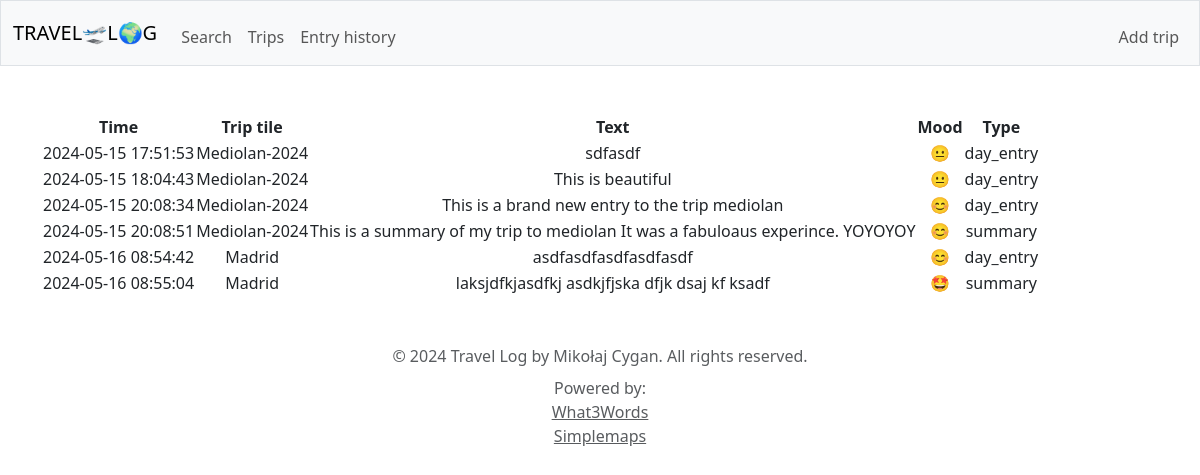
Before: /history with the older database file.
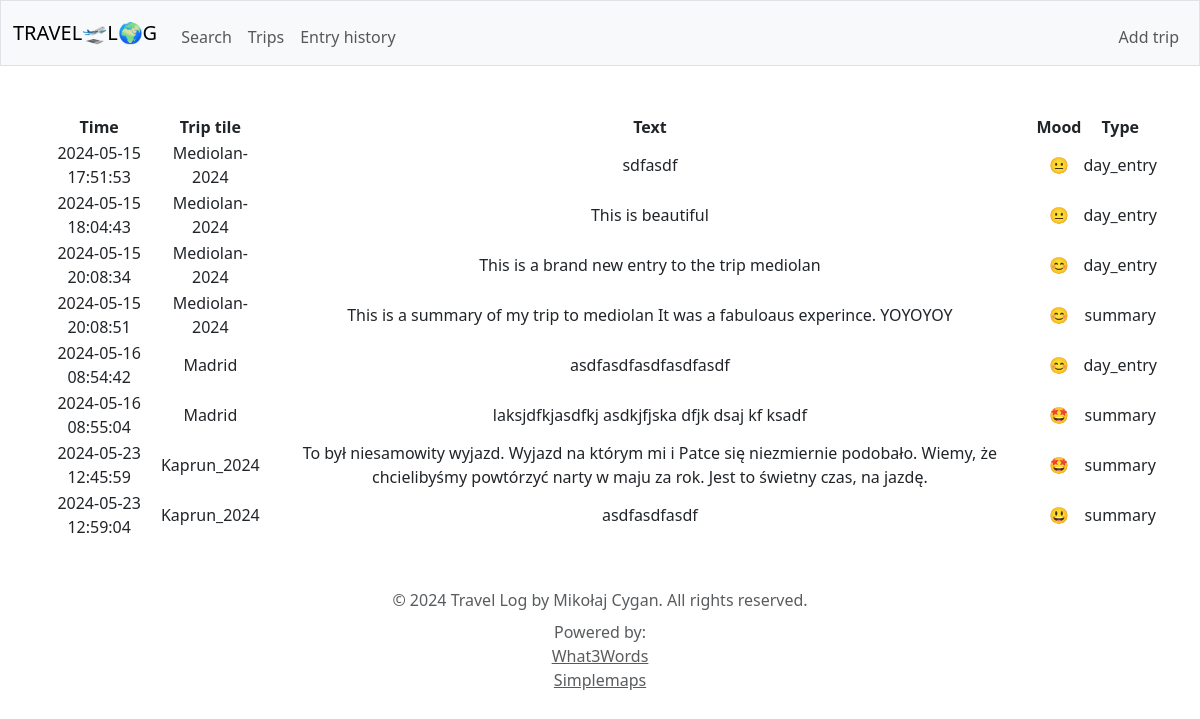
After: the same page with the newer database file.
### tables this page shows
CREATE TABLE entries (id INTEGER PRIMARY KEY, trip_id INTEGER, datetime DATETIME, type TEXT, mood INTEGER, text TEXT, last_edit DATETIME);

CREATE TABLE "trips" (
id INTEGER PRIMARY KEY,
start_date DATE,
end_date DATE,
country TEXT,
city TEXT,
transportation_mode TEXT,
transportation_cost INTEGER,
accomodation_type TEXT,
accomodation_cost INTEGER,
title TEXT
);

### app.py (the view)
@app.route("/history")
def history():
    entries = db.execute("SELECT * FROM entries LEFT JOIN trips ON entries.trip_id = trips.id")
    return render_template("history.html", entries=entries, emojis=emojis)

### templates/history.html (shortened to what this page needs)
{% extends "layout.html" %}
{% block main %}
<table>
    <th>Time</th>
    <th>Trip tile</th>
    <th>Text</th>
    <th>Mood</th>
    <th>Type</th>
    {% for entry in entries %}
        <tr>
            <td> {{ entry['datetime'] }}</td>
            <td> {{ entry['title'] }} </td>
            <td> {{ entry['text'] }}</td>
            <td> {{ emojis[entry['mood']] }} </td>
            <td> {{ entry['type'] }} </td>
        </tr>
    {% endfor %}
</table>
{% endblock %}

### templates/layout.html (shortened to what this page needs)
<!DOCTYPE html>
<html lang="en">
    <head>
        <link href="https://cdn.jsdelivr.net/npm/bootstrap@5.3.3/dist/css/bootstrap.min.css" rel="stylesheet">
        <link href="/static/styles.css" rel="stylesheet">
        <link rel="stylesheet" href="https://unpkg.com/leaflet/dist/leaflet.css" />
    </head>
    <body>
        <nav class="bg-light border navbar navbar-expand-md navbar-light">
            <div class="container-fluid">
                <a class="navbar-brand" href="/">
                    <span>TRAVEL🛫L🌍G</span>
                </a>
                <div class="collapse navbar-collapse" id="navbar">
                        <ul class="navbar-nav me-auto mt-2">
                            <li class="nav-item"><a class="nav-link" href="/search_trip">Search</a></li>
                            <li class="nav-item"><a class="nav-link" href="/trips">Trips</a></li>
                            <li class="nav-item"><a class="nav-link" href="/history">Entry history</a></li>
                        </ul>
                        <ul class="navbar-nav ms-auto mt-2">
                            <li class="nav-item"><a class="nav-link" href="/add-trip">Add trip</a></li>
                        </ul>
                </div>
            </div>
        </nav>
        <main class="container py-5 text-center">
            {% block main %}{% endblock %}
        </main>
        <footer class="mb-5 text-center">
            <div class="container">
                <span class="text-muted">© 2024 Travel Log by Mikołaj Cygan. All rights reserved.</span>
                <div class="mt-2">
                    <span class="text-muted">Powered by:</span>
                    <div>
                        <a href="https://what3words.com/" class="text-muted">What3Words</a>
                    </div>
                    <div>
                        <a href="https://simplemaps.com/data/world-cities" class="text-muted">Simplemaps</a>
                    </div>
                </div>
            </div>
        </footer>
    </body>
</html>

Changed rows visible on the page:
added entries: datetime "2024-05-23 12:45:59", title "Kaprun_2024", text "To był niesamowity wyjazd. Wyjazd na którym mi i Patce się niezmiernie podobało. Wiemy, że chcielibyśmy powtórzyć narty w maju za rok. Jest to świetny czas, na jazdę.", mood "🤩", type "summary"
added entries: datetime "2024-05-23 12:59:04", title "Kaprun_2024", text "asdfasdfasdf", mood "😃", type "summary"
